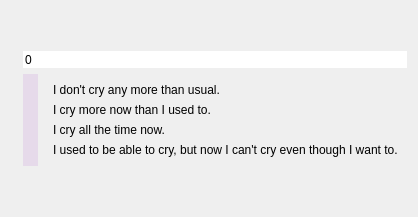
          <widget class="QWidget" name="pageOne">
           <layout class="QGridLayout" name="gridLayout_13">
            <item row="2" column="0">
             <spacer name="verticalSpacer_19">
              <property name="orientation">
               <enum>Qt::Vertical</enum>
              </property>
              <property name="sizeHint" stdset="0">
               <size>
                <width>20</width>
                <height>40</height>
               </size>
              </property>
             </spacer>
            </item>
            <item row="1" column="0">
             <widget class="QFrame" name="frame">
              <layout class="QGridLayout" name="gridLayout_36">
               <property name="leftMargin">
                <number>12</number>
               </property>
               <property name="topMargin">
                <number>0</number>
               </property>
               <property name="rightMargin">
                <number>0</number>
               </property>
               <property name="bottomMargin">
                <number>0</number>
               </property>
               <item row="1" column="0">
                <widget class="QSlider" name="b_slider_10">
                 <property name="styleSheet">
                  <string notr="true">

/* ///////////////////////////////////////////////////////////////
QSlider Colors
/////////////////////////////////////////////////////////////// */

QSlider::handle:vertical {background:rgb(183,104,208);}
QSlider::handle:vertical:hover {background:rgb(223,144,248);}
QSlider::handle:vertical:pressed {background:rgb(133,54,158);}
QSlider::groove:vertical:hover {background:rgba(183,104,208,0.25);}
QSlider::groove:vertical {background:rgba(183,104,208,0.15);}

        </string>
                 </property>
                 <property name="maximum">
                  <number>3</number>
                 </property>
                 <property name="orientation">
                  <enum>Qt::Vertical</enum>
                 </property>
                 <property name="invertedAppearance">
                  <bool>true</bool>
                 </property>
                 <property name="invertedControls">
                  <bool>false</bool>
                 </property>
                </widget>
               </item>
               <item row="1" column="1">
                <widget class="QFrame" name="frame">
                 <layout class="QVBoxLayout" name="verticalLayout_5">
                  <property name="spacing">
                   <number>6</number>
                  </property>
                  <property name="leftMargin">
                   <number>9</number>
                  </property>
                  <property name="topMargin">
                   <number>9</number>
                  </property>
                  <property name="rightMargin">
                   <number>9</number>
                  </property>
                  <property name="bottomMargin">
                   <number>9</number>
                  </property>
                  <item>
                   <widget class="QLabel" name="label_19">
                    <property name="text">
                     <string>I don't cry any more than usual.</string>
                    </property>
                   </widget>
                  </item>
                  <item>
                   <widget class="QLabel" name="label_18">
                    <property name="text">
                     <string>I cry more now than I used to.</string>
                    </property>
                   </widget>
                  </item>
                  <item>
                   <widget class="QLabel" name="label_20">
                    <property name="text">
                     <string>I cry all the time now.</string>
                    </property>
                   </widget>
                  </item>
                  <item>
                   <widget class="QLabel" name="label_21">
                    <property name="text">
                     <string>I used to be able to cry, but now I can't cry even though I want to.</string>
                    </property>
                   </widget>
                  </item>
                 </layout>
                </widget>
               </item>
               <item row="0" column="0" colspan="2">
                <widget class="QSpinBox" name="b_box_10">
                 <property name="frame">
                  <bool>false</bool>
                 </property>
                 <property name="buttonSymbols">
                  <enum>QAbstractSpinBox::NoButtons</enum>
                 </property>
                </widget>
               </item>
              </layout>
             </widget>
            </item>
            <item row="0" column="0">
             <spacer name="verticalSpacer_20">
              <property name="orientation">
               <enum>Qt::Vertical</enum>
              </property>
              <property name="sizeHint" stdset="0">
               <size>
                <width>20</width>
                <height>40</height>
               </size>
              </property>
             </spacer>
            </item>
           </layout>
          </widget>
